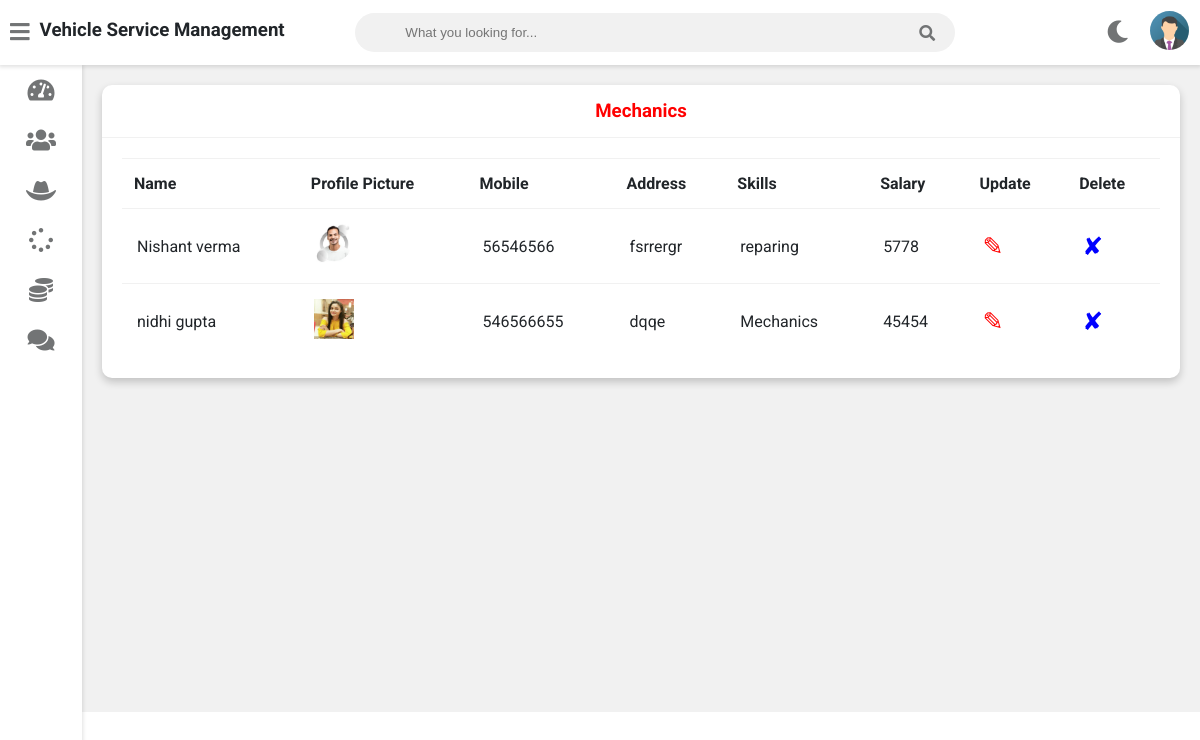
Page /admin-view-mechanic (signed in) on the committed database.
### vehicle/models.py (models this page shows, shortened)
class Mechanic(models.Model):
    user=models.OneToOneField(User,on_delete=models.CASCADE)
    profile_pic= models.ImageField(upload_to='profile_pic/MechanicProfilePic/',null=True,blank=True)
    address = models.CharField(max_length=40)
    mobile = models.CharField(max_length=20,null=False)
    skill = models.CharField(max_length=500,null=True)
    salary=models.PositiveIntegerField(null=True)
    status=models.BooleanField(default=False)
    @property
    def get_name(self):
        return self.user.first_name+" "+self.user.last_name

### vehicle/views.py (the view)
# urls.py: path('admin-view-mechanic',views.admin_view_mechanic_view,name='admin-view-mechanic'),
@login_required(login_url='adminlogin')
def admin_view_mechanic_view(request):
    mechanics=models.Mechanic.objects.all()
    return render(request,'vehicle/admin_view_mechanic.html',{'mechanics':mechanics})

### templates/vehicle/admin_view_mechanic.html
{% extends 'vehicle/adminbase.html' %}
{% block content %}
{% load static %}
	<div class="wrapper">
		<div class="row">
			<div class="col-12 col-m-12 col-sm-12">
				<div class="card">
					<div class="card-header">
						<h3 style="color:red; text-align:center" >Mechanics
						</h3>
					</div>
					<div class="card-content">
						<table>
							<thead>
                <tr>
                  <th>Name</th>
                  <th>Profile Picture</th>
                  <th>Mobile</th>
                  <th>Address</th>
                  <th>Skills</th>
                  <th>Salary</th>
                  <th>Update</th>
                  <th>Delete</th>
                </tr>
							</thead>
							<tbody>
              {% for m in mechanics %}
                <tr>
                  <td> {{m.get_name}}</td>
                  <td> <img src="{% static m.profile_pic.url %}" alt="Profile Pic" height="40px" width="40px" /></td>
                  <td>{{m.mobile}}</td>
                  <td>{{m.address}}</td>
                  <td>{{m.skill}}</td>
                  <td>{{m.salary}}</td>
                  <td><a  style="color:red; text-decoration:none;font-size:25px;" href="{% url 'update-mechanic' m.id  %}">&#9998;</a></td>
                  <td><a style="color:blue; text-decoration:none;font-size:25px;"href="{% url 'delete-mechanic' m.id  %}">&#10008;</a></td>
                </tr>
                {% endfor %}
							</tbody>
						</table>
					</div>
				</div>
			</div>
		</div>
<br><br><br><br><br><br><br><br><br><br><br><br><br><br><br><br>
	</div>
{% endblock content %}

### templates/vehicle/adminbase.html (shortened to what this page needs)
<!DOCTYPE html>
{% load static %}
<html>
<head>
	<link rel="stylesheet" type="text/css" href="https://cdnjs.cloudflare.com/ajax/libs/Chart.js/2.9.3/Chart.min.css">
	<link rel="stylesheet" type="text/css" href="{% static "fontawesome-free/css/all.min.css" %}">
	<link rel="stylesheet" type="text/css" href="{% static "style.css" %}">
</head>
<body class="overlay-scrollbar">
	<div class="navbar">
		<ul class="navbar-nav">
			<li class="nav-item">
				<a class="nav-link">
					<i class="fas fa-bars" onclick="collapseSidebar()"></i>
				</a>
			</li>
			<li class="nav-item">
				<h3>Vehicle Service Management</h3>
			</li>
		</ul>
		<form class="navbar-search">
			<input type="text" name="Search" class="navbar-search-input" placeholder="What you looking for...">
			<i class="fas fa-search"></i>
		</form>
		<ul class="navbar-nav nav-right">
			<li class="nav-item mode">
				<a class="nav-link" href="#" onclick="switchTheme()">
					<i class="fas fa-moon dark-icon"></i>
				</a>
			</li>
			<li class="nav-item avt-wrapper">
				<div class="avt dropdown">
					<img src="{% static "images/admin.png" %} " alt="User image" class="dropdown-toggle" data-toggle="user-menu">
				</div>
			</li>
		</ul>
	</div>
	<div class="sidebar">
		<ul class="sidebar-nav">
			<li class="sidebar-nav-item">
				<a href="/admin-dashboard" class="sidebar-nav-link">
					<div>
						<i class="fas fa-tachometer-alt"></i>
					</div>
				</a>
			</li>
			<li class="sidebar-nav-item">
				<a href="/admin-customer" class="sidebar-nav-link">
					<div>
						<i class="fas fa-users"></i>
					</div>
				</a>
			</li>
			<li  class="sidebar-nav-item">
				<a href="/admin-mechanic" class="sidebar-nav-link">
					<div>
					<i class="fas fa-hat-cowboy"></i>
					</div>
				</a>
			</li>
			<li  class="sidebar-nav-item">
				<a href="/admin-request" class="sidebar-nav-link">
					<div>
						<i class="fas fa-spinner"></i>
					</div>
				</a>
			</li>
			<li  class="sidebar-nav-item">
				<a href="/admin-report" class="sidebar-nav-link">
					<div>
						<i class="fas fa-coins"></i>
					</div>
				</a>
			</li>
			<li  class="sidebar-nav-item">
				<a href="/admin-feedback" class="sidebar-nav-link">
					<div>
					<i class="fas fa-comments"></i>
					</div>
				</a>
			</li>
		</ul>
	</div>
<div>
	<div class="content">
		{% block content %}
		{% endblock content %}
	</div>
</div>
</body>
</html>

### rows in the picture
Mechanic: get_name "Nishant verma", profile_pic (picture), mobile "56546566", address "fsrrergr", skill "reparing", salary "5778"
Mechanic: get_name "nidhi gupta", profile_pic (picture), mobile "546566655", address "dqqe", skill "Mechanics", salary "45454"
